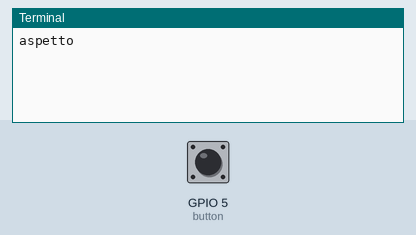
This program was run on a simulated Raspberry Pi (BCM pin numbers). Shown: the last lines printed to the terminal. The inputs (shaded band) are chosen by the test bench; at power-on: GPIO 5 (button) LOW. Sound played through the audio output is not drawn and takes no time.

Above: at 1.2 s.
1.3 s: GPIO 5 (button) pulled HIGH for 0.15 s
At 2.1 s:
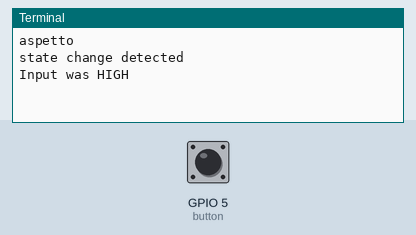
2.9 s: GPIO 5 (button) pulled HIGH for 1 s
At 5.3 s:
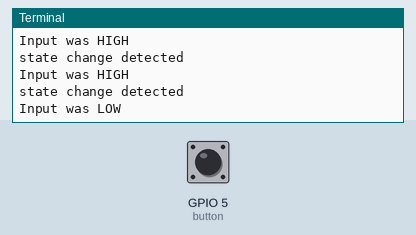

Measured:
- after the input at 1.3 s, the terminal: prints a new line at once (image 1)
- after the input at 2.9 s, the terminal: prints a new line after 1.0 s (image 2)

The program:

db3.py
```python
#!/usr/bin/env python2.7
# script by Alex Eames http://RasPi.tv
import time
import os
import RPi.GPIO as GPIO
GPIO.setmode(GPIO.BCM)
button = 5
#GPIO.setup(button, GPIO.IN, pull_up_down=GPIO.PUD_DOWN)
GPIO.setup(button, GPIO.IN)
def my_callback(channel):
	print ("state change detected ")
	if GPIO.input(channel):
   		print('Input was HIGH')
		os.system("mpg123 /home/rf/bin/doorbell/Cuckoo.mp3 &")
	else:
		print('Input was LOW')
#	os.system("/usr/bin/amixer -c 0 -- sset PCM -5dB &")
#	time.sleep(10)
#        os.system("/usr/bin/amixer -c 0 -- sset PCM -40dB &")

GPIO.add_event_detect(button, GPIO.BOTH, callback=my_callback, bouncetime =500)

while True :
	print ("aspetto")
	time.sleep(60)
```
